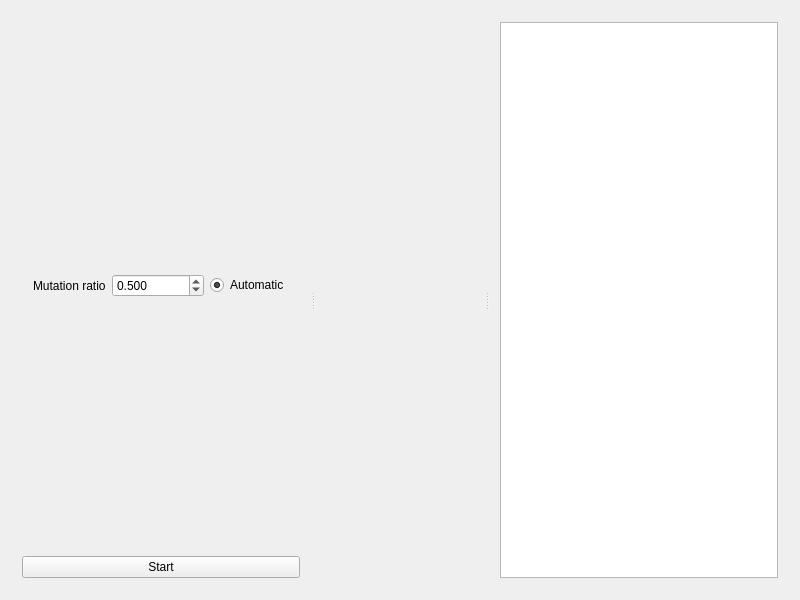
<?xml version="1.0" encoding="UTF-8"?>
<ui version="4.0">
 <class>MainWindow</class>
 <widget class="QMainWindow" name="MainWindow">
  <property name="geometry">
   <rect>
    <x>0</x>
    <y>0</y>
    <width>800</width>
    <height>600</height>
   </rect>
  </property>
  <property name="windowTitle">
   <string>Pony Prediction</string>
  </property>
  <widget class="QWidget" name="centralWidget">
   <layout class="QGridLayout" name="gridLayout">
    <item row="0" column="0">
     <widget class="QSplitter" name="splitter">
      <property name="orientation">
       <enum>Qt::Horizontal</enum>
      </property>
      <widget class="QScrollArea" name="scrollArea">
       <property name="enabled">
        <bool>true</bool>
       </property>
       <property name="sizePolicy">
        <sizepolicy hsizetype="Preferred" vsizetype="Preferred">
         <horstretch>0</horstretch>
         <verstretch>0</verstretch>
        </sizepolicy>
       </property>
       <property name="minimumSize">
        <size>
         <width>300</width>
         <height>0</height>
        </size>
       </property>
       <property name="frameShape">
        <enum>QFrame::NoFrame</enum>
       </property>
       <property name="frameShadow">
        <enum>QFrame::Plain</enum>
       </property>
       <property name="sizeAdjustPolicy">
        <enum>QAbstractScrollArea::AdjustIgnored</enum>
       </property>
       <property name="widgetResizable">
        <bool>true</bool>
       </property>
       <widget class="QWidget" name="scrollAreaWidgetContents">
        <property name="geometry">
         <rect>
          <x>0</x>
          <y>0</y>
          <width>300</width>
          <height>582</height>
         </rect>
        </property>
        <layout class="QGridLayout" name="gridLayout_2">
         <item row="0" column="0">
          <widget class="QWidget" name="widget" native="true">
           <layout class="QGridLayout" name="gridLayout_3">
            <property name="sizeConstraint">
             <enum>QLayout::SetDefaultConstraint</enum>
            </property>
            <item row="0" column="1">
             <widget class="QDoubleSpinBox" name="doubleSpinBoxMutationRatio">
              <property name="sizePolicy">
               <sizepolicy hsizetype="Minimum" vsizetype="Fixed">
                <horstretch>1</horstretch>
                <verstretch>0</verstretch>
               </sizepolicy>
              </property>
              <property name="decimals">
               <number>3</number>
              </property>
              <property name="maximum">
               <double>1.000000000000000</double>
              </property>
              <property name="singleStep">
               <double>0.001000000000000</double>
              </property>
              <property name="value">
               <double>0.500000000000000</double>
              </property>
             </widget>
            </item>
            <item row="0" column="2">
             <widget class="QRadioButton" name="radioButtonMutationRatio">
              <property name="sizePolicy">
               <sizepolicy hsizetype="Minimum" vsizetype="Fixed">
                <horstretch>0</horstretch>
                <verstretch>0</verstretch>
               </sizepolicy>
              </property>
              <property name="text">
               <string>Automatic</string>
              </property>
              <property name="checked">
               <bool>true</bool>
              </property>
             </widget>
            </item>
            <item row="0" column="0">
             <widget class="QLabel" name="labelMutationRatio">
              <property name="text">
               <string>Mutation ratio</string>
              </property>
             </widget>
            </item>
           </layout>
          </widget>
         </item>
         <item row="1" column="0">
          <widget class="QPushButton" name="pushButtonStart">
           <property name="text">
            <string>Start</string>
           </property>
          </widget>
         </item>
        </layout>
       </widget>
      </widget>
      <widget class="QScrollArea" name="scrollArea_2">
       <property name="sizePolicy">
        <sizepolicy hsizetype="Expanding" vsizetype="Expanding">
         <horstretch>1</horstretch>
         <verstretch>0</verstretch>
        </sizepolicy>
       </property>
       <property name="minimumSize">
        <size>
         <width>0</width>
         <height>0</height>
        </size>
       </property>
       <property name="frameShape">
        <enum>QFrame::NoFrame</enum>
       </property>
       <property name="frameShadow">
        <enum>QFrame::Plain</enum>
       </property>
       <property name="widgetResizable">
        <bool>true</bool>
       </property>
       <widget class="QWidget" name="scrollAreaWidgetContents_2">
        <property name="geometry">
         <rect>
          <x>0</x>
          <y>0</y>
          <width>172</width>
          <height>582</height>
         </rect>
        </property>
       </widget>
      </widget>
      <widget class="QScrollArea" name="scrollArea_3">
       <property name="sizePolicy">
        <sizepolicy hsizetype="Preferred" vsizetype="Preferred">
         <horstretch>0</horstretch>
         <verstretch>0</verstretch>
        </sizepolicy>
       </property>
       <property name="minimumSize">
        <size>
         <width>300</width>
         <height>0</height>
        </size>
       </property>
       <property name="frameShape">
        <enum>QFrame::NoFrame</enum>
       </property>
       <property name="widgetResizable">
        <bool>true</bool>
       </property>
       <widget class="QWidget" name="scrollAreaWidgetContents_3">
        <property name="geometry">
         <rect>
          <x>0</x>
          <y>0</y>
          <width>300</width>
          <height>582</height>
         </rect>
        </property>
        <layout class="QGridLayout" name="gridLayout_4">
         <item row="0" column="0">
          <widget class="QPlainTextEdit" name="plainTextEditLogs">
           <property name="font">
            <font>
             <family>Courier</family>
             <pointsize>10</pointsize>
            </font>
           </property>
           <property name="readOnly">
            <bool>true</bool>
           </property>
          </widget>
         </item>
        </layout>
       </widget>
      </widget>
     </widget>
    </item>
   </layout>
  </widget>
 </widget>
 <layoutdefault spacing="6" margin="11"/>
 <resources/>
 <connections/>
</ui>
